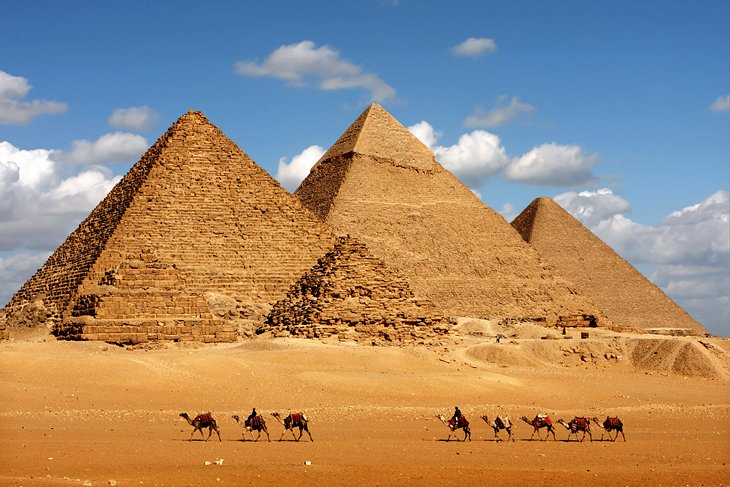
#> input picture Images/Input_imgs/egypt-pyramids.jpg, 730 x 487 px, found by its file name
$ python 'SIFT Algorithm.py'
#> lines starting #> are read from the running program, lines starting #| are printed output that depends on the picture
def imshow(name, img):
    cv2.imshow(name, img)
    cv2.waitKey(0)
    cv2.destroyAllWindows()


import cv2
path = r'D:\Projects\Computer Vision\SIFT Algorithm\egypt-pyramids.jpg'
img = cv2.imread(path, 0)
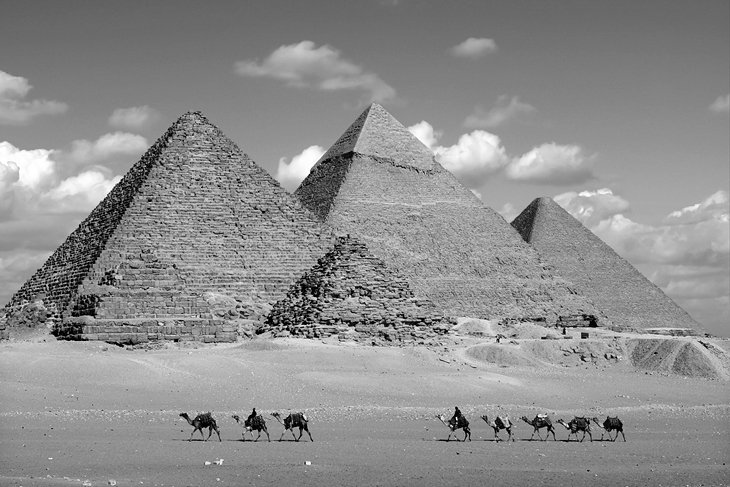
#> img: shape (487, 730); min 0, max 255, mean 141.9

sift = cv2.SIFT_create()

keypoints = sift.detect(img)
#> keypoints = 1258 keypoints; strongest (x, y, size): (455, 323, 2.2), (56, 316, 2), (373, 344, 2.4), (564, 332, 2.3)

sifted_img = cv2.drawKeypoints(img, keypoints, None)
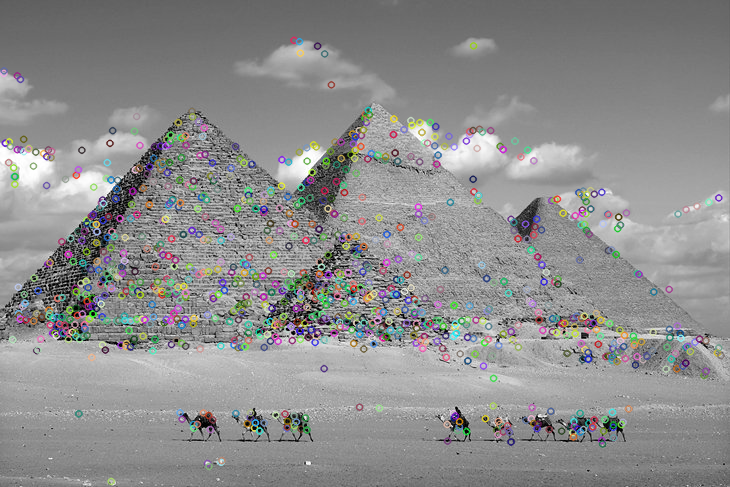
#> sifted_img: shape (487, 730, 3); mean of channels 0, 1, 2 141.6, 141.7, 141.7; drawn as B, G, R

imshow("img with KPs", sifted_img)
cv2.imwrite(r"D:\Projects\Computer Vision\SIFT Algorithm\sifted_img.jpg", sifted_img)


#@@@@@@@@@@@@@@@@@@@@@@@@@@@@@@@@@@@@@@@@@@@@@@@@@@@@@@@@@@@@@@@@@@@@@


flags = cv2.DRAW_MATCHES_FLAGS_DRAW_RICH_KEYPOINTS
sifted_img2 = cv2.drawKeypoints(img, keypoints, sifted_img, flags=flags)
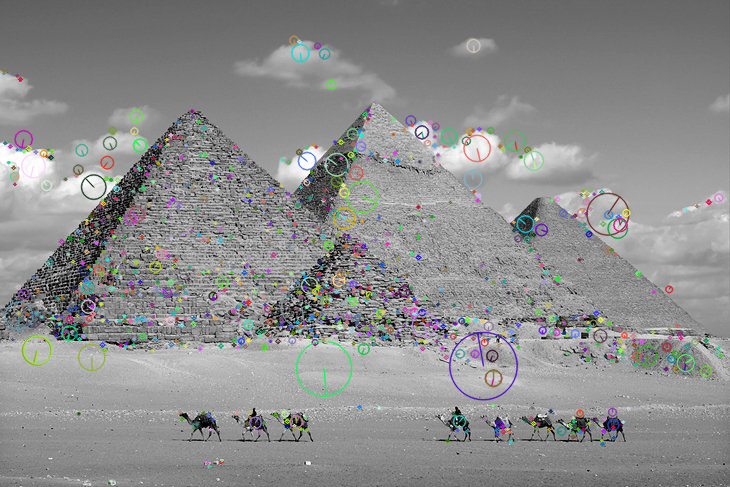
#> sifted_img2: shape (487, 730, 3); mean of channels 0, 1, 2 141.2, 141.5, 141.1; drawn as B, G, R

imshow("img with KPs and flags", sifted_img2)

cv2.imwrite(r"D:\Projects\Computer Vision\SIFT Algorithm\sifted_img2.jpg", sifted_img2)


#@@@@@@@@@@@@@@@@@@@@@@@@@@@@@@@@@@@@@@@@@@@@@@@@@@@@@@@@@@@@@@@@@@@@@


keypoints, descriptors = sift.detectAndCompute(img, None)

#@@@@@@@@@@@@@@@@@@@@@@@@@@@@@@@@@@@@@@@@@@@@@@@@@@@@@@@@@@@@@@@@@@@@@


path = r"D:\Projects\Computer Vision\SIFT Algorithm\edited-egypt-pyramids.jpg"
img2 = cv2.imread(path, 0)
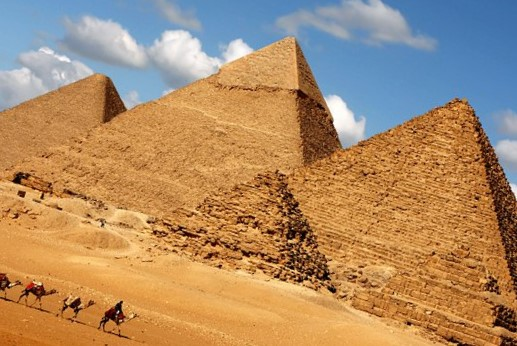
#> input picture Images/Input_imgs/edited-egypt-pyramids.jpg, 517 x 346 px, found by its file name
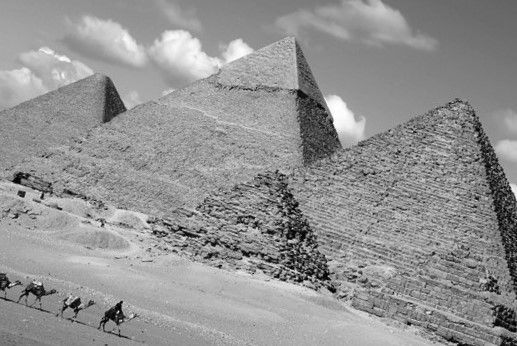
#> img2: shape (346, 517); min 0, max 255, mean 146.5


keypoints2, descriptors2 = sift.detectAndCompute(img2, None)
#> keypoints2 = 1261 keypoints; strongest (x, y, size): (148, 222, 2.2), (220, 266, 2.5), (61, 209, 1.8), (103, 224, 1.8)


norm = cv2.NORM_L2
bruteForce = cv2.BFMatcher(norm)
matches = bruteForce.match(descriptors, descriptors2)
#> matches = 1258 matches


matches = sorted(matches, key = lambda match:match.distance)
matched_img = cv2.drawMatches(
                             img, keypoints,
                             img2, keypoints2,
                             matches[:100], img2.copy()
                             )
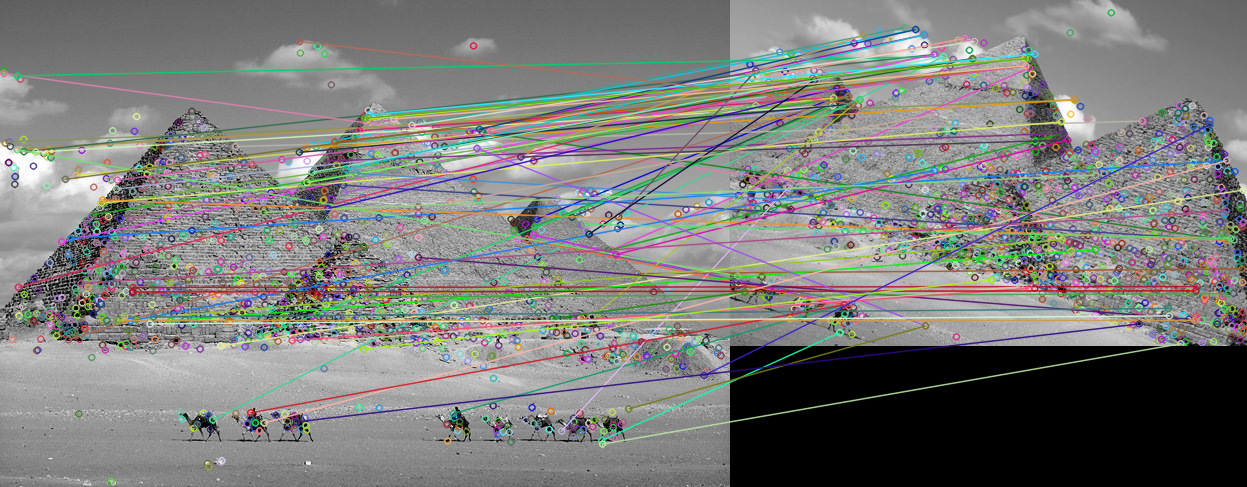
#> matched_img: shape (487, 1247, 3); mean of channels 0, 1, 2 122.5, 124.9, 124.3; drawn as B, G, R


imshow("matched img", matched_img)


cv2.imwrite(r"D:\Projects\Computer Vision\SIFT Algorithm\matched_img.jpg", matched_img)
